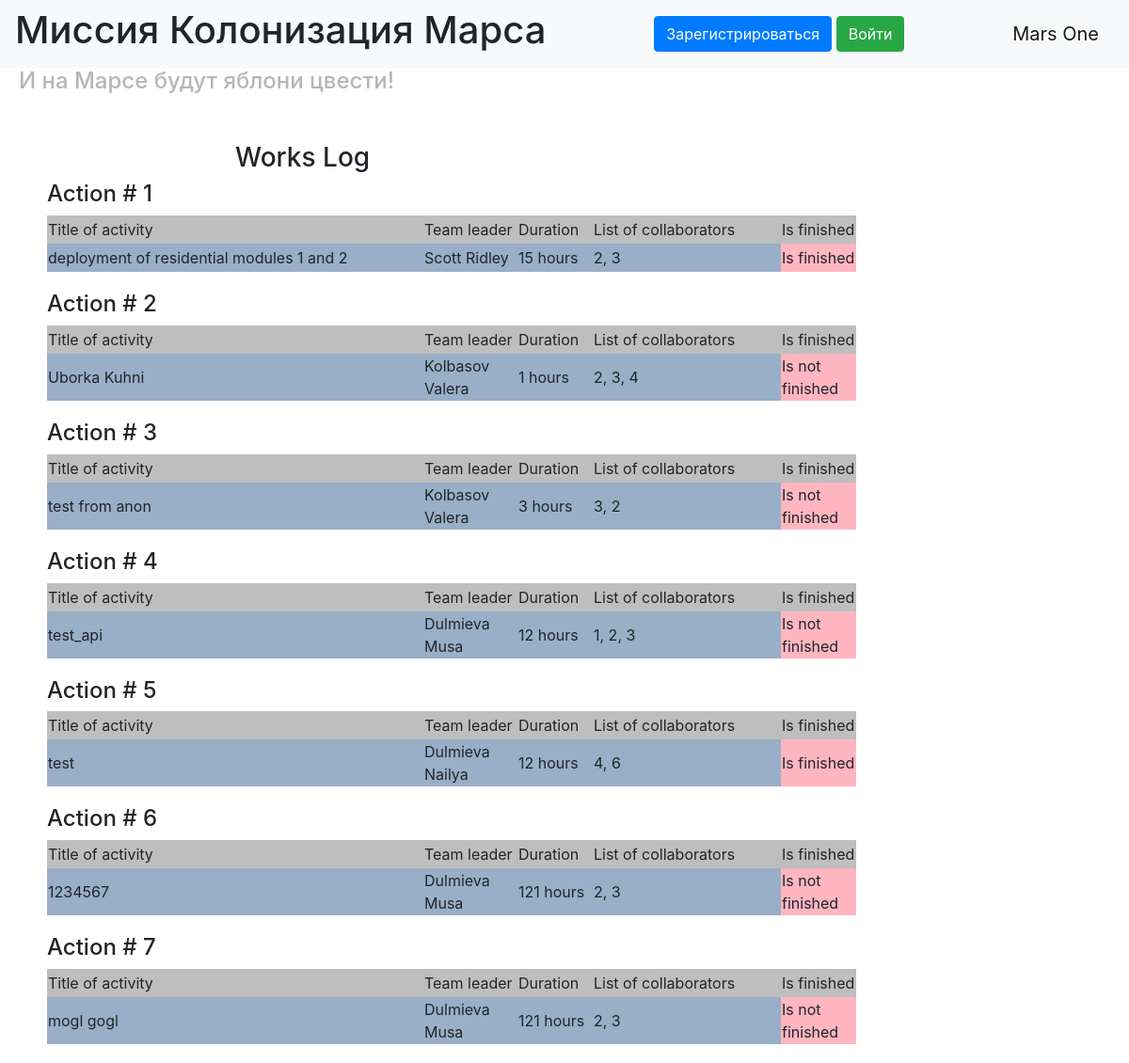
The page / on the database its author committed.
### data/jobs.py (models this page shows)
class Jobs(SqlAlchemyBase, SerializerMixin):
    __tablename__ = 'jobs'
    id = sqlalchemy.Column(sqlalchemy.Integer,
                           primary_key=True, autoincrement=True)
    team_leader = sqlalchemy.Column(sqlalchemy.Integer,
                                    sqlalchemy.ForeignKey("users.id"))
    job = sqlalchemy.Column(sqlalchemy.String, nullable=True)
    work_size = sqlalchemy.Column(sqlalchemy.Integer, nullable=True)
    collaborators = sqlalchemy.Column(sqlalchemy.String, nullable=True)
    start_date = sqlalchemy.Column(sqlalchemy.DateTime, default=datetime.datetime.now)
    end_date = sqlalchemy.Column(sqlalchemy.DateTime)
    is_finished = sqlalchemy.Column(sqlalchemy.Boolean, default=True)

### main_old.py (the view)
@app.route("/")
def index():
    jobs = []
    for job in db_sess.query(Jobs).all():
        user = db_sess.query(User).filter(User.id == job.team_leader).first()
        name = user.surname + ' ' + user.name
        jobs.append((job.job, name, f'{job.work_size} hours', job.collaborators,
                     'Is finished' if job.is_finished else 'Is not finished',
                     current_user.is_authenticated and (job.team_leader == current_user.id or current_user.id == 1),
                     job.id))
    return render_template("index.html", style=url_for('static', filename='css/style.css'), jobs=jobs)

### templates/index.html (shortened to what this page needs)
{% extends "base.html" %}
{% block content %}
<div class="main_content">
    <h3 class="works_log">Works Log</h3>
    {% for job in jobs %}
        <h4>Action # {{loop.index}}</h4>
        <table class="job_table">
            <tr class="cap">
                <td width="400px" height="20px">Title of activity</td>
                <td width="100px" height="20px">Team leader</td>
                <td width="80px" height="20px">Duration</td>
                <td width="200px" height="20px">List of collaborators</td>
                <td width="80px" height="30px">Is finished</td>
            </tr>
            <tr class="info">
                <td width="400px" height="20px">{{job[0]}}</td>
                <td width="100px" height="20px">{{job[1]}}</td>
                <td width="80px" height="20px">{{job[2]}}</td>
                <td width="200px" height="20px">{{job[3]}}</td>
                <td width="80px" height="30px" class="is_finished_info">{{job[4]}}</td>
            </tr>
        </table>
    {% endfor %}
</div>
{% endblock %}
{% block style_block %}
<link href={{style}} rel="stylesheet" type="text/css">
{% endblock %}

### static/css/style.css (style rules this page uses)
.works_log { margin-left: 200px; }
.main_content { margin-left: 50px; margin-top: 50px; }
.cap { background-color: #BEBEBE; }
.info { background-color: #98AFC7; }
.is_finished_info { background-color: #ffb6c1; }
.job_table { margin-bottom: 20px; }

### rows shown on the page
Jobs: job "deployment of residential modules 1 and 2", job "Scott Ridley", job "15 hours", collaborators "2, 3", job "Is finished"
Jobs: job "Uborka Kuhni", job "Kolbasov Valera", job "1 hours", collaborators "2, 3, 4", job "Is not finished"
Jobs: job "test from anon", job "Kolbasov Valera", job "3 hours", collaborators "3, 2", job "Is not finished"
Jobs: job "test_api", job "Dulmieva Musa", job "12 hours", collaborators "1, 2, 3", job "Is not finished"
Jobs: job "test", job "Dulmieva Nailya", job "12 hours", collaborators "4, 6", job "Is finished"
Jobs: job "1234567", job "Dulmieva Musa", job "121 hours", collaborators "2, 3", job "Is not finished"
Jobs: job "mogl gogl", job "Dulmieva Musa", job "121 hours", collaborators "2, 3", job "Is not finished"
